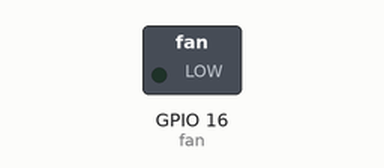
A sketch run on a simulated ESP8266 (NodeMCU). Shown: switched loads named in the sketch (green lamp = pin HIGH). Dashed ring = blinking. WiFi joins after 1.5 s; servers stay silent unless stated; what the sketch prints to the serial monitor is not drawn.

Above: at 1.7 s.
Timing chart, 0 to 4.5 s (numbered marks = the images above):
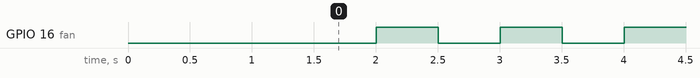

Measured:
- by itself, GPIO 16 (fan): alternates HIGH for 0.50 s and LOW for 0.50 s

The sketch:

Auto_connect_WIFI.ino
```cpp
#include <ESP8266WiFi.h>          //https://github.com/esp8266/Arduino

//needed for library
#include <DNSServer.h>
#include <ESP8266WebServer.h>
#include <WiFiManager.h>         //https://github.com/tzapu/WiFiManager
int fan = 16;

void setup() {
    // put your setup code here, to run once:

    Serial.begin(115200);
    //pinMode(fan, OUTPUT);

    //WiFiManager
    //Local intialization. Once its business is done, there is no need to keep it around
    WiFiManager wifiManager;
    //reset saved settings
    //wifiManager.resetSettings();

    //set custom ip for portal
    //wifiManager.setAPStaticIPConfig(IPAddress(10,0,1,1), IPAddress(10,0,1,1), IPAddress(255,255,255,0));

    //fetches ssid and pass from eeprom and tries to connect
    //if it does not connect it starts an access point with the specified name
    //here  "AutoConnectAP"
    //and goes into a blocking loop awaiting configuration
    //wifiManager.autoConnect("AutoConnectAP");
    //or use this for auto generated name ESP + ChipID
    wifiManager.autoConnect();

    pinMode(fan, OUTPUT);

    //if you get here you have connected to the WiFi
    Serial.println("connected...yeey :)");
}

void loop() {
  Serial.println("connected...yeey :)");
  digitalWrite(fan, LOW);   // Turn the LED on (Note that LOW is the voltage level
                                    // but actually the LED is on; this is because
                                    // it is active low on the ESP-01)
  delay(500);                      // Wait for a second
  digitalWrite(fan, HIGH);  // Turn the LED off by making the voltage HIGH
  delay(500);

}
```
